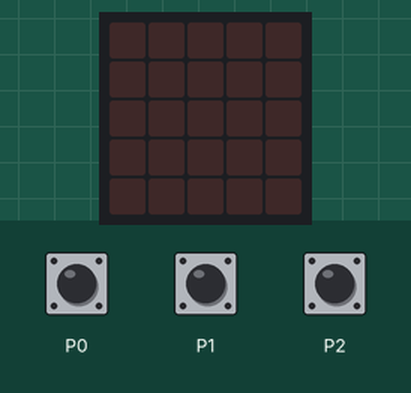
This program was run on a simulated BBC micro:bit running MicroPython. Parts: the board's 5×5 LED display. Inputs (shaded band) come from the test bench. What the program prints to the serial console is not drawn.

Above: at 1.2 s.
1.3 s: touch pin P0 pressed for 0.15 s
At 2.5 s:
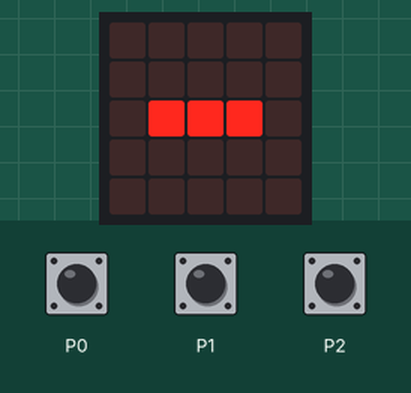
2.9 s: touch pin P1 pressed for 0.15 s
At 2.97 s:
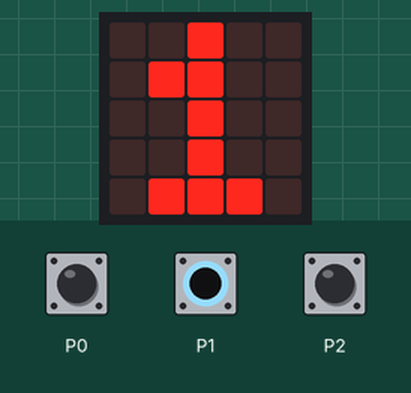
4.5 s: touch pin P2 pressed for 0.15 s
At 4.57 s:
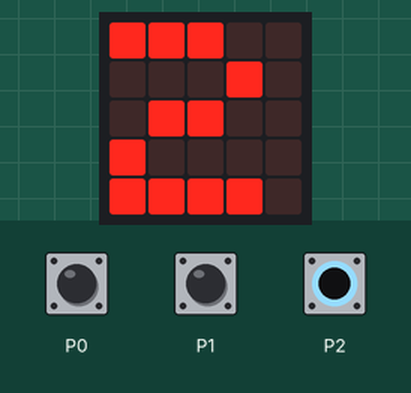
6.1 s: touch pin P0 pressed for 1 s
At 6.7 s:
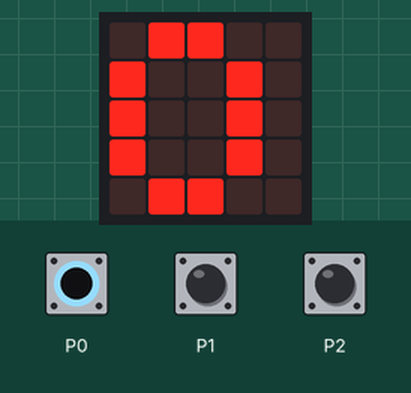
8.6 s: touch pin P1 pressed for 1 s
At 9.4 s:
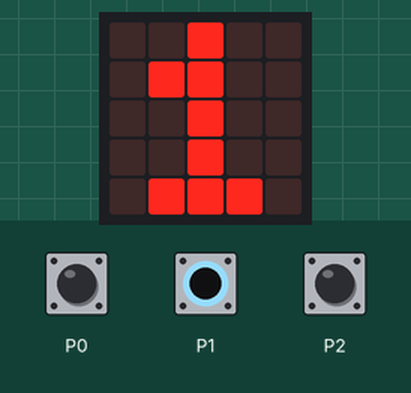
11.1 s: touch pin P2 pressed for 1 s
At 11.7 s:
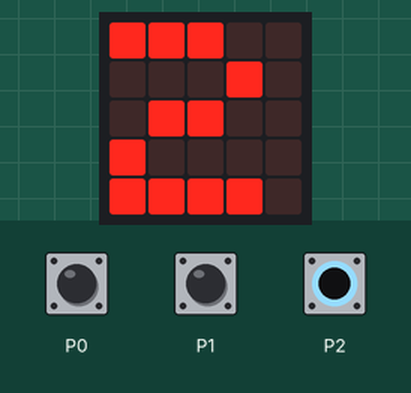
Timing chart, 0 to 14.1 s (numbered marks = the images above; inputs shaded):
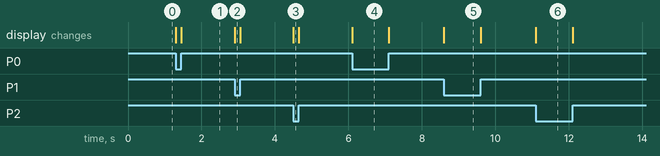

Measured:
- after the input at 1.3 s, the display: first changes at once (image 1 shows a later state)
- after the input at 2.9 s, the display: changes at once (image 2)
- after the input at 4.5 s, the display: changes at once (image 3)
- after the input at 6.1 s, the display: changes at once (image 4)
- after the input at 8.6 s, the display: changes at once (image 5)
- after the input at 11.1 s, the display: changes at once (image 6)

The program:

midi.py
```python
from microbit import *

class MIDI():
    NOTE_ON  = 0x90
    NOTE_OFF = 0x80
    CHAN_MSG = 0xB0
    CHAN_BANK = 0x00
    CHAN_VOLUME = 0x07
    CHAN_PROGRAM = 0xC0
    #31250 if using real MIDI link, 115200 for hairless MIDI
    uart.init(baudrate=115200, bits=8, parity=None, stop=1)#, tx=pin0)

    @staticmethod
    def send(b0, b1, b2=None):
        if b2 is None: m = bytes([b0,b1])
        else: m = bytes([b0,b1,b2])
        uart.write(m)

    def __init__(self, channel=0, velocity=0x7F):
        self.channel = channel
        self.velocity = velocity

    def set_instrument(self, instrument):
        instrument -= 1
        if instrument<0 or instrument>0x7F: return
        self.send(self.CHAN_PROGRAM|self.channel, instrument)

    def note_on(self, note, velocity=None):
        if note<0 or note>0x7F:return
        if velocity is None: velocity=self.velocity
        if velocity<0 or velocity>0x7F: velocity=0x7F
        self.send(self.NOTE_ON|self.channel, note, velocity)

    def note_off(self, note, velocity=0x7F):
        if note<0 or note>0x7F:return
        if velocity is None: velocity=self.velocity
        if velocity<0 or velocity>0x7F: velocity=0x7F
        self.send(self.NOTE_OFF|self.channel, note, velocity)

midi = MIDI()

def slide():
    while True:
        for n in range(20, 90):
            midi.note_on(n)
            sleep(10)
            midi.note_off(n)
            sleep(10)

def acc():
    min_n = 20 # 0
    max_n = 90 # 127
    prev_n = None
    while True:
        x = accelerometer.get_x()
        x = min(x, 1000)
        x = max(x, -1000)
        x += 1000
        n = min_n + x / (2000/(max_n-min_n))
        n = int(n)

        if prev_n is None or prev_n != n:
            if prev_n is not None:
                midi.note_off(prev_n)

            midi.note_on(n)
            prev_n = n

NOTE_0 = 37
NOTE_1 = 42
NOTE_2 = 44

note = -1
while True:
    if pin2.is_touched():
       if note != 2:
            midi.note_off(NOTE_0)
            midi.note_off(NOTE_1)
            midi.note_on(NOTE_2)
            note = 2
            display.show('2')
    elif pin1.is_touched():
        if note != 1:
            midi.note_off(NOTE_0)
            midi.note_off(NOTE_2)
            midi.note_on(NOTE_1)
            note=1
            display.show('1')
    elif pin0.is_touched():
        if note != 0:
            midi.note_off(NOTE_2)
            midi.note_off(NOTE_1)
            midi.note_on(NOTE_0)
            note=0
            display.show('0')

    elif note != -1:
        midi.note_off(NOTE_0)
        midi.note_off(NOTE_1)
        midi.note_off(NOTE_2)
        note = -1
        display.show('-')
```
